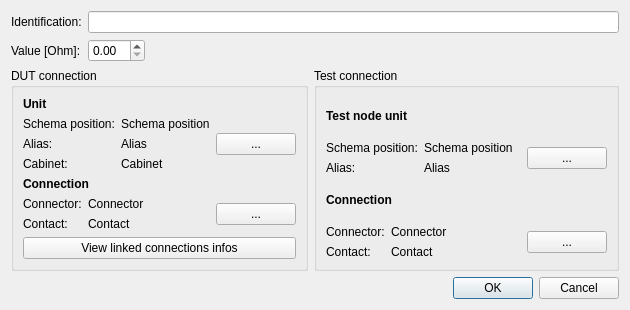
<?xml version="1.0" encoding="UTF-8"?>
<ui version="4.0">
 <class>mdtTtTestLinkDialog</class>
 <widget class="QDialog" name="mdtTtTestLinkDialog">
  <property name="geometry">
   <rect>
    <x>0</x>
    <y>0</y>
    <width>630</width>
    <height>301</height>
   </rect>
  </property>
  <property name="windowTitle">
   <string>Test link dialog</string>
  </property>
  <layout class="QVBoxLayout" name="verticalLayout_3">
   <item>
    <layout class="QFormLayout" name="formLayout_5">
     <property name="fieldGrowthPolicy">
      <enum>QFormLayout::ExpandingFieldsGrow</enum>
     </property>
     <item row="0" column="0">
      <widget class="QLabel" name="lbIdentification">
       <property name="text">
        <string>Identification:</string>
       </property>
      </widget>
     </item>
     <item row="0" column="1">
      <widget class="QLineEdit" name="leIdentification"/>
     </item>
     <item row="1" column="0">
      <widget class="QLabel" name="lbValue">
       <property name="text">
        <string>Value [Ohm]:</string>
       </property>
      </widget>
     </item>
     <item row="1" column="1">
      <widget class="QDoubleSpinBox" name="sbValue"/>
     </item>
    </layout>
   </item>
   <item>
    <layout class="QHBoxLayout" name="horizontalLayout_5">
     <item>
      <widget class="QGroupBox" name="gbDutConnection">
       <property name="title">
        <string>DUT connection</string>
       </property>
       <layout class="QVBoxLayout" name="verticalLayout_2">
        <item>
         <widget class="QLabel" name="lbDutUnitLabel">
          <property name="font">
           <font>
            <weight>75</weight>
            <bold>true</bold>
           </font>
          </property>
          <property name="styleSheet">
           <string notr="true"/>
          </property>
          <property name="text">
           <string>Unit</string>
          </property>
         </widget>
        </item>
        <item>
         <layout class="QHBoxLayout" name="horizontalLayout_3">
          <item>
           <layout class="QFormLayout" name="formLayout_3">
            <item row="0" column="0">
             <widget class="QLabel" name="lbDutSchemaPositionLabel">
              <property name="text">
               <string>Schema position:</string>
              </property>
             </widget>
            </item>
            <item row="0" column="1">
             <widget class="QLabel" name="lbDutSchemaPosition">
              <property name="text">
               <string>Schema position</string>
              </property>
             </widget>
            </item>
            <item row="1" column="0">
             <widget class="QLabel" name="lbDutAliasLabel">
              <property name="text">
               <string>Alias:</string>
              </property>
             </widget>
            </item>
            <item row="1" column="1">
             <widget class="QLabel" name="lbDutAlias">
              <property name="text">
               <string>Alias</string>
              </property>
             </widget>
            </item>
            <item row="2" column="0">
             <widget class="QLabel" name="lbDutCabinetLabel">
              <property name="text">
               <string>Cabinet:</string>
              </property>
             </widget>
            </item>
            <item row="2" column="1">
             <widget class="QLabel" name="lbDutCabinet">
              <property name="text">
               <string>Cabinet</string>
              </property>
             </widget>
            </item>
           </layout>
          </item>
          <item>
           <spacer name="horizontalSpacer_3">
            <property name="orientation">
             <enum>Qt::Horizontal</enum>
            </property>
            <property name="sizeHint" stdset="0">
             <size>
              <width>13</width>
              <height>20</height>
             </size>
            </property>
           </spacer>
          </item>
          <item>
           <widget class="QPushButton" name="pbSelectDutUnit">
            <property name="text">
             <string>...</string>
            </property>
           </widget>
          </item>
         </layout>
        </item>
        <item>
         <widget class="QLabel" name="lbDutConnection">
          <property name="font">
           <font>
            <weight>75</weight>
            <bold>true</bold>
           </font>
          </property>
          <property name="text">
           <string>Connection</string>
          </property>
         </widget>
        </item>
        <item>
         <layout class="QHBoxLayout" name="horizontalLayout_4">
          <item>
           <layout class="QFormLayout" name="formLayout_4">
            <item row="0" column="0">
             <widget class="QLabel" name="lbDutConnectorLabel">
              <property name="text">
               <string>Connector:</string>
              </property>
             </widget>
            </item>
            <item row="0" column="1">
             <widget class="QLabel" name="lbDutConnector">
              <property name="text">
               <string>Connector</string>
              </property>
             </widget>
            </item>
            <item row="1" column="0">
             <widget class="QLabel" name="lbDutContactLabel">
              <property name="text">
               <string>Contact:</string>
              </property>
             </widget>
            </item>
            <item row="1" column="1">
             <widget class="QLabel" name="lbDutContact">
              <property name="text">
               <string>Contact</string>
              </property>
             </widget>
            </item>
           </layout>
          </item>
          <item>
           <spacer name="horizontalSpacer_4">
            <property name="orientation">
             <enum>Qt::Horizontal</enum>
            </property>
            <property name="sizeHint" stdset="0">
             <size>
              <width>13</width>
              <height>20</height>
             </size>
            </property>
           </spacer>
          </item>
          <item>
           <widget class="QPushButton" name="pbSelectDutConnection">
            <property name="text">
             <string>...</string>
            </property>
           </widget>
          </item>
         </layout>
        </item>
        <item>
         <widget class="QPushButton" name="pbLinkedConnectionsInfo">
          <property name="text">
           <string>View linked connections infos</string>
          </property>
         </widget>
        </item>
       </layout>
      </widget>
     </item>
     <item>
      <widget class="QGroupBox" name="gbTestConnection">
       <property name="title">
        <string>Test connection</string>
       </property>
       <layout class="QVBoxLayout" name="verticalLayout">
        <item>
         <widget class="QLabel" name="lbTestNodeUnitLabel">
          <property name="font">
           <font>
            <weight>75</weight>
            <bold>true</bold>
           </font>
          </property>
          <property name="styleSheet">
           <string notr="true"/>
          </property>
          <property name="text">
           <string>Test node unit</string>
          </property>
         </widget>
        </item>
        <item>
         <layout class="QHBoxLayout" name="horizontalLayout">
          <item>
           <layout class="QFormLayout" name="formLayout">
            <property name="fieldGrowthPolicy">
             <enum>QFormLayout::ExpandingFieldsGrow</enum>
            </property>
            <item row="0" column="0">
             <widget class="QLabel" name="lbTnuSchemaPositionLabel">
              <property name="text">
               <string>Schema position:</string>
              </property>
             </widget>
            </item>
            <item row="0" column="1">
             <widget class="QLabel" name="lbTnuSchemaPosition">
              <property name="text">
               <string>Schema position</string>
              </property>
             </widget>
            </item>
            <item row="1" column="0">
             <widget class="QLabel" name="lbTnuAliasLabel">
              <property name="text">
               <string>Alias:</string>
              </property>
             </widget>
            </item>
            <item row="1" column="1">
             <widget class="QLabel" name="lbTnuAlias">
              <property name="text">
               <string>Alias</string>
              </property>
             </widget>
            </item>
           </layout>
          </item>
          <item>
           <spacer name="horizontalSpacer_2">
            <property name="orientation">
             <enum>Qt::Horizontal</enum>
            </property>
            <property name="sizeHint" stdset="0">
             <size>
              <width>40</width>
              <height>20</height>
             </size>
            </property>
           </spacer>
          </item>
          <item>
           <widget class="QPushButton" name="pbSelectTestUnit">
            <property name="text">
             <string>...</string>
            </property>
           </widget>
          </item>
         </layout>
        </item>
        <item>
         <widget class="QLabel" name="lbTestConnection">
          <property name="font">
           <font>
            <weight>75</weight>
            <bold>true</bold>
           </font>
          </property>
          <property name="text">
           <string>Connection</string>
          </property>
         </widget>
        </item>
        <item>
         <layout class="QHBoxLayout" name="horizontalLayout_2">
          <item>
           <layout class="QFormLayout" name="formLayout_2">
            <item row="0" column="0">
             <widget class="QLabel" name="lbTestConnectorLabel">
              <property name="text">
               <string>Connector:</string>
              </property>
             </widget>
            </item>
            <item row="0" column="1">
             <widget class="QLabel" name="lbTestConnector">
              <property name="text">
               <string>Connector</string>
              </property>
             </widget>
            </item>
            <item row="1" column="0">
             <widget class="QLabel" name="lbTestContactLabel">
              <property name="text">
               <string>Contact:</string>
              </property>
             </widget>
            </item>
            <item row="1" column="1">
             <widget class="QLabel" name="lbTestContact">
              <property name="text">
               <string>Contact</string>
              </property>
             </widget>
            </item>
           </layout>
          </item>
          <item>
           <spacer name="horizontalSpacer">
            <property name="orientation">
             <enum>Qt::Horizontal</enum>
            </property>
            <property name="sizeHint" stdset="0">
             <size>
              <width>40</width>
              <height>20</height>
             </size>
            </property>
           </spacer>
          </item>
          <item>
           <widget class="QPushButton" name="pbSelectTestConnection">
            <property name="text">
             <string>...</string>
            </property>
           </widget>
          </item>
         </layout>
        </item>
       </layout>
      </widget>
     </item>
    </layout>
   </item>
   <item>
    <spacer name="verticalSpacer">
     <property name="orientation">
      <enum>Qt::Vertical</enum>
     </property>
     <property name="sizeHint" stdset="0">
      <size>
       <width>20</width>
       <height>40</height>
      </size>
     </property>
    </spacer>
   </item>
   <item>
    <widget class="QDialogButtonBox" name="buttonBox">
     <property name="orientation">
      <enum>Qt::Horizontal</enum>
     </property>
     <property name="standardButtons">
      <set>QDialogButtonBox::Cancel|QDialogButtonBox::Ok</set>
     </property>
    </widget>
   </item>
  </layout>
 </widget>
 <resources/>
 <connections>
  <connection>
   <sender>buttonBox</sender>
   <signal>accepted()</signal>
   <receiver>mdtTtTestLinkDialog</receiver>
   <slot>accept()</slot>
   <hints>
    <hint type="sourcelabel">
     <x>248</x>
     <y>254</y>
    </hint>
    <hint type="destinationlabel">
     <x>157</x>
     <y>274</y>
    </hint>
   </hints>
  </connection>
  <connection>
   <sender>buttonBox</sender>
   <signal>rejected()</signal>
   <receiver>mdtTtTestLinkDialog</receiver>
   <slot>reject()</slot>
   <hints>
    <hint type="sourcelabel">
     <x>316</x>
     <y>260</y>
    </hint>
    <hint type="destinationlabel">
     <x>286</x>
     <y>274</y>
    </hint>
   </hints>
  </connection>
 </connections>
</ui>
